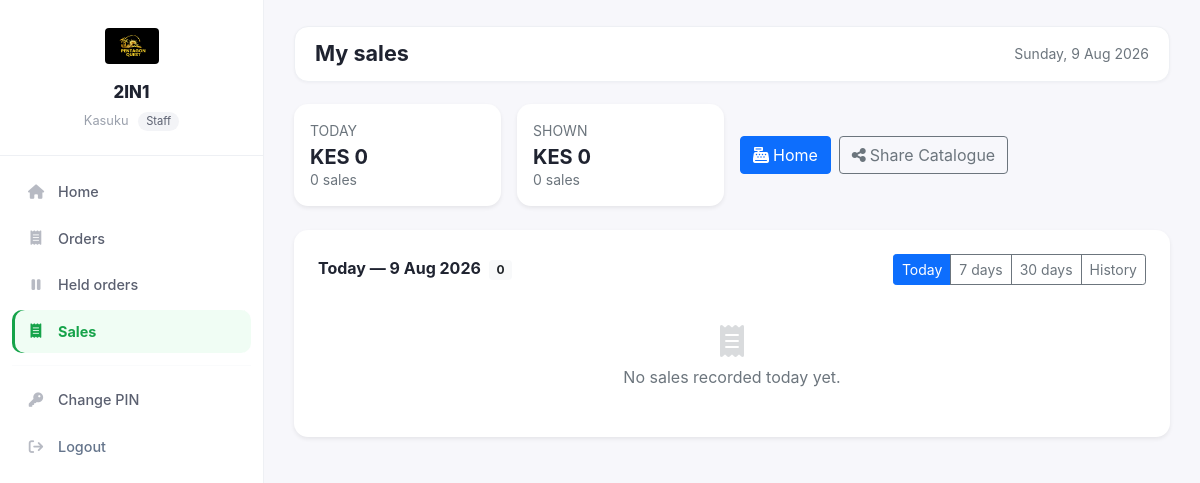
Page /public/staff/sales/index.php (signed in) on the committed database.
### tables this page shows
CREATE TABLE `tenants` (
  `id` int NOT NULL AUTO_INCREMENT,
  `name` varchar(150) NOT NULL,
  `slug` varchar(150) NOT NULL,
  `owner_user_id` int DEFAULT NULL,
  `status` enum('active','suspended','cancelled') NOT NULL DEFAULT 'active',
  `logo_path` varchar(255) DEFAULT NULL,
  `currency` varchar(8) NOT NULL DEFAULT 'KES',
  `phone` varchar(30) DEFAULT NULL,
  `address` varchar(255) DEFAULT NULL,
  `receipt_footer` varchar(255) DEFAULT NULL,
  `kra_pin` varchar(20) DEFAULT NULL,
  `created_at` datetime NOT NULL DEFAULT CURRENT_TIMESTAMP,
  `updated_at` datetime NOT NULL DEFAULT CURRENT_TIMESTAMP ON UPDATE CURRENT_TIMESTAMP,
  PRIMARY KEY (`id`),
  UNIQUE KEY `uq_tenant_slug` (`slug`),
  KEY `idx_tenant_status` (`status`)
);

### app/app.php (called while the page is built, shortened)
<?php
require_once __DIR__ . '/helpers/PathConfig.php';
spl_autoload_register(function ($class) {
    foreach (['Models\\' => '/app/models/', 'Controllers\\' => '/app/controllers/'] as $prefix => $dir) {
        if (strpos($class, $prefix) === 0) {
            $file = ROOT_PATH . $dir . substr($class, strlen($prefix)) . '.php';
            if (is_file($file)) { require_once $file; return; }
        }
    }
    foreach (['/app/helpers/', '/app/services/'] as $dir) {
        $file = ROOT_PATH . $dir . $class . '.php';
        if (is_file($file)) { require_once $file; return; }
    }
});

### app/helpers/TenantContext.php (called while the page is built, shortened)
<?php
class TenantContext
{
    private static ?int $tenantId = null;
    private static array $caps    = [];
    public static function boot(): void
    {
        self::$tenantId = $_SESSION['tenant_id']    ?? null;
        self::$caps     = $_SESSION['capabilities'] ?? [];
    }
    public static function tenantId(): ?int { self::ensure(); return self::$tenantId; }
    public static function can(string $cap): bool
    {
        return in_array(Capabilities::ALL, self::$caps, true)
            || in_array($cap, self::$caps, true);
    }
}

### app/models/Model.php (called while the page is built, shortened)
<?php
abstract class Model
{
    protected PDO $db;
    protected string $table;
    protected bool $tenantScoped = true;
    public function __construct(?PDO $db = null)
    {
        $this->db = $db ?? \Database::pdo();
    }
    protected function scopeTenantId(): ?int
    {
        if (!$this->tenantScoped) {
            return null;
        }
        $tid = \TenantContext::tenantId();
        return $tid;
    }
    public function find(int $id): ?array
    {
        $sql = "SELECT * FROM {$this->table} WHERE id = :id";
        $params = [':id' => $id];
        $stmt = $this->db->prepare($sql);
        $stmt->execute($params);
        $row = $stmt->fetch();
        return $row ?: null;
    }
}

### app/helpers/Branding.php (called while the page is built, shortened)
<?php
class Branding
{
    public static function tenantLogo(?array $tenant): string
    {
        if ($tenant && !empty($tenant['logo_path'])) {
            return public_url(self::normalizeStoredPath($tenant['logo_path']));
        }
        return self::loginLogo();
    }
    private static function normalizeStoredPath(string $path): string
    {
        $path = ltrim($path, '/');
        if (strpos($path, 'public/') === 0) {
            $path = substr($path, strlen('public/'));
        }
        return $path;
    }
}

### app/helpers/PathConfig.php (called while the page is built, shortened)
<?php
if (!function_exists('public_url')) {
    function public_url(string $path = ''): string
    {
        $base = defined('BASE_URL') ? (string) BASE_URL : '/public';
        $base = rtrim($base, '/');
        $path = ltrim($path, '/');
        return $base === '' ? '/' . ($path !== '' ? $path : '') : $base . '/' . $path;
    }
}

### public/components/staff/sidebar.php (shortened to what this page needs)
<?php
require_once __DIR__ . '/../../../app/helpers/PathConfig.php';
$__tenant   = $__tenant ?? null;
$shopName   = $__tenant['name'] ?? 'My Shop';
$logo = Branding::tenantLogo($__tenant);
$username   = $_SESSION['username'] ?? 'User';
$uri        = $_SERVER['REQUEST_URI'] ?? '';
$isOn = function (string $needle) use ($uri): string {
    return strpos($uri, $needle) !== false ? 'active' : '';
};
?>
<aside class="t-sidebar" id="tSidebar">
    <div class="t-brand">
        <img class="t-logo" src="<?php echo htmlspecialchars($logo); ?>" alt="<?php echo htmlspecialchars($shopName); ?>">
        <div class="t-shop"><?php echo htmlspecialchars($shopName); ?></div>
        <div class="t-user">
            <?php echo htmlspecialchars($username); ?>
            <span class="t-role">Staff</span>
        </div>
    </div>
    <nav class="t-nav">
        <a class="t-link <?php echo $isOn('/dashboard'); ?>" href="<?php echo public_url('staff/dashboard/'); ?>">
            <i class="fas fa-house"></i><span>Home</span>
        </a>
        <?php if (TenantContext::can(Capabilities::SALES_RECORD)): ?>
        <a class="t-link <?php echo $isOn('/staff/orders/held') ? '' : $isOn('/staff/orders'); ?>" href="<?php echo public_url('staff/orders/'); ?>">
            <i class="fas fa-receipt"></i><span>Orders</span>
        </a>
        <a class="t-link <?php echo $isOn('/staff/orders/held'); ?>" href="<?php echo public_url('staff/orders/held.php'); ?>">
            <i class="fas fa-pause"></i><span>Held orders</span>
        </a>
        <?php endif; ?>
        <?php if (TenantContext::can(Capabilities::SALES_VIEW)): ?>
        <a class="t-link <?php echo $isOn('/staff/sales'); ?>" href="<?php echo public_url('staff/sales/'); ?>">
            <i class="fas fa-receipt"></i><span>Sales</span>
        </a>
        <?php endif; ?>
        <hr>
        <a class="t-link <?php echo $isOn('/staff/change-pin'); ?>" href="<?php echo public_url('staff/change-pin.php'); ?>">
            <i class="fas fa-key"></i><span>Change PIN</span>
        </a>
        <a class="t-link t-danger" href="<?php echo public_url('auth/logout.php'); ?>">
            <i class="fas fa-arrow-right-from-bracket"></i><span>Logout</span>
        </a>
    </nav>
</aside>

### public/templates/staff/layout.php (style rules this page uses)
:root { --pos-green:#16a34a; --pos-green-dark:#15803d; --pos-green-light:#f0fdf4; --pos-bg:#f7f7fb; --pos-ink:#1f2330; }
* { box-sizing:border-box; }
body { margin:0;font-family:-apple-system,'Segoe UI',Roboto,Arial,sans-serif;background:var(--pos-bg);color:var(--pos-ink); }
a { color:var(--pos-green); }

### public/components/staff/sidebar.php (style rules this page uses)
:root { --t-bg:#fff; --t-bg2:var(--pos-green-light,#f0fdf4); --t-line:#eef0f4; --t-accent:var(--pos-green,#16a34a); --t-text:#5b6070; }
.t-sidebar { width:264px; background:var(--t-bg); color:var(--t-text); position:fixed; left:0; top:0; height:100vh; overflow-y:auto; z-index:1001; transition:transform .3s ease; border-right:1px solid var(--t-line); }
.t-brand { padding:24px 20px; border-bottom:1px solid var(--t-line); text-align:center; position:relative; }
.t-logo { height:44px; max-width:160px; object-fit:contain; border-radius:8px; padding:4px; }
.t-shop { margin-top:12px; font-weight:800; color:#1f2330; font-size:1.05rem; }
.t-user { margin-top:6px; font-size:.8rem; color:#9aa0ac; }
.t-role { display:inline-block; margin-left:6px; padding:1px 8px; border-radius:999px; background:#f3f4f7; color:#5b6070; font-size:.7rem; }
.t-nav { padding:14px 12px; }
.t-link { display:flex; align-items:center; gap:12px; padding:11px 14px; border-radius:10px; color:var(--t-text); text-decoration:none; font-size:.9rem; margin-bottom:3px; font-weight:500; }
.t-link i { width:20px; color:#b7bac3; text-align:center; }
.t-link.active { background:var(--t-bg2); color:var(--t-accent); font-weight:700; box-shadow:inset 3px 0 0 var(--t-accent); }
.t-link.active i { color:var(--t-accent); }
.t-danger { color:#64748b; }
.t-nav hr { border:0; border-top:1px solid var(--t-line); margin:12px 0; }

### rows in the picture
tenants: logo_path (picture), name "2IN1"

### other values in the picture
$username "Kasuku"
$page_title "My sales"
$todaySum['revenue'] "0"
$todaySum['count'] "0"
$sum['revenue'] "0"
$sum['count'] "0"
$periodLabel "Today — 9 Aug 2026"
count($sales) "0"
$lbl "Today"
$lbl "7 days"
$lbl "30 days"
$lbl "History"
